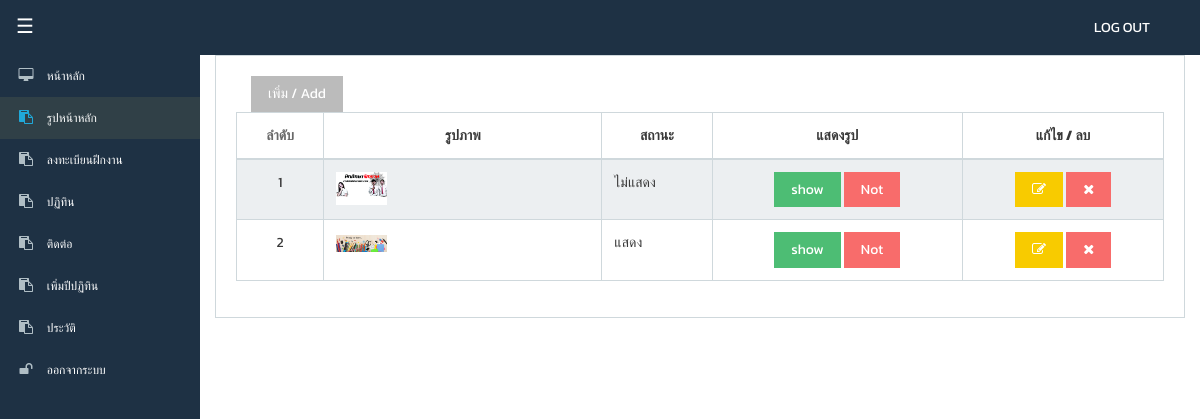
The app's page /admin/index.php?module=pic&action=pic_list (signed in) with its own data.
### tables this page shows
CREATE TABLE IF NOT EXISTS `pic` (
  `pic_id` int(10) NOT NULL AUTO_INCREMENT,
  `pic_name` text NOT NULL,
  `pic_sort` int(10) NOT NULL,
  `status1` tinyint(1) NOT NULL,
  PRIMARY KEY (`pic_id`)
);

### admin/include/function.php (called while the page is built, shortened)
<?php
	function get_module($module,$action){
		include("module/".$module."/index.php");
	}
?>

### admin/module/pic/pic_function.php (the view, shortened to what this page needs)
<?php
function pic_list(){
?>
<?php
  $resule_pic=mysql_query("SELECT * FROM pic ORDER BY pic_id ASC") or die(mysql_error());
?>
<div class="row">
  <div class="col-lg-12">
      <div class="card">
<div class="card-block">
<form name="listpic" action ="index.php?module=pic&action=delete_pic" method ="post" enctype="multipart/form-data">
  <div class="col-lg-12">
    <div class="btn-all1">
        <a href="index.php?module=pic&action=pic_add"  class="btn btn-add" >เพิ่ม / Add</a>
    </div>
  </div>
<div class="table-responsive" style="margin-top: 10px;">
    <table class="table table-striped table-bordered table-hover " id="dataTables-example">
      <thead>
        <tr>
          <th style="color: #696969;">ลำดับ</th>
          <th width="30%">รูปภาพ</th>
          <th> สถานะ </th>
          <th> แสดงรูป </th>
          <th>แก้ไข / ลบ </th>
        </tr>
      </thead>
    <tbody>
<?php
$i =1;
  while($row_pic = mysql_fetch_array($resule_pic)){
    if($row_pic['status1']==0){
            $status="ไม่แสดง";
    }else{
            $status="แสดง";
    }
?>
    <tr class="odd gradeX">
    <td align ="center"><?php echo $i; ?></td>
    <td>
          <a  data-lighter='../uploads/picture_index/<?php echo $row_pic['pic_name']; ?>' href='../uploads/picture_index/<?php echo $row_pic['pic_name']; ?>'><img src ="../uploads/picture_index/<?php echo $row_pic['pic_name']; ?>" class="img-responsive w3-hover-opacity media-object" width='20%'  style="display: inline;"></a>
    </td>
    <td>
          <a><?php echo $status ?> </a>
    </td>
    <td align ="center">
      <div class="btn-all">
        <a href ="index.php?module=pic&action=show_pic&id=<?php echo $row_pic['pic_id']; ?>" class="btn  btn-success">
        show</i></a>
        <a href ="index.php?module=pic&action=notshow_pic&id=<?php echo $row_pic['pic_id']; ?>" class="btn  btn-danger">
        Not</i></a>
      </div>
    </td>
    <td align ="center">
      <div class="btn-all">
        <a href ="index.php?module=pic&action=edit_pic&id=<?php echo $row_pic['pic_id']; ?>" class="btn  btn-warning">
        <i class="fa fa-edit"></i></a>
        <a href ="index.php?module=pic&action=delete_pic&id=<?php echo $row_pic['pic_id']; ?>" onclick="return confirm('คุณแน่ใจว่าต้องการลบข้อมูล?')" class="btn  btn-danger">
        <i class="fa fa-remove"></i></a>
      </div>
    </td>
    </tr>
<?php
  $i++;
}
?>
    </tbody>
 </table>
</form>
 </div>
<?php
}
?>

### records on screen
pic: pic_name (picture), status1 "ไม่แสดง"
pic: pic_name (picture), status1 "แสดง"
